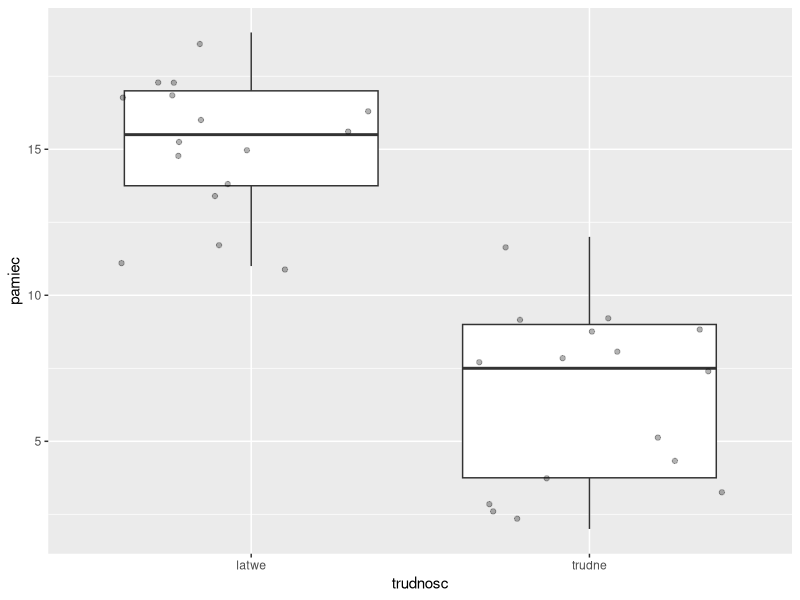
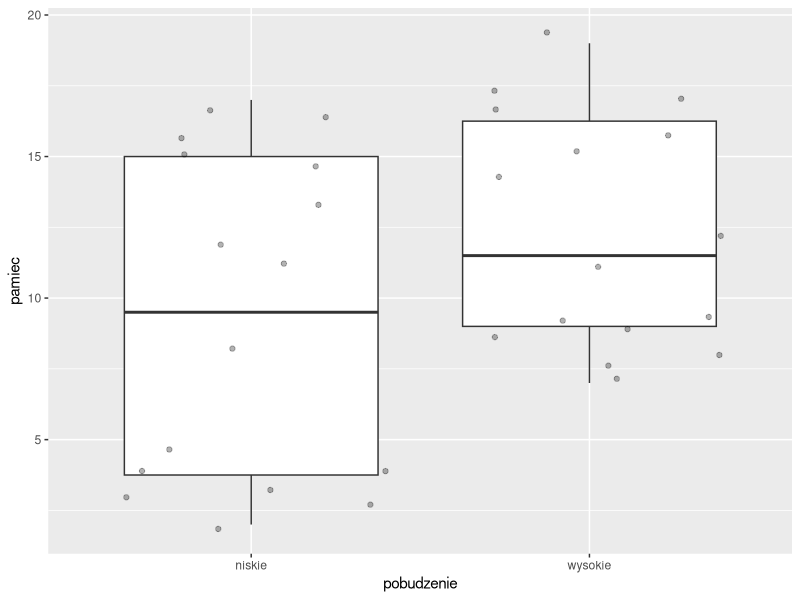
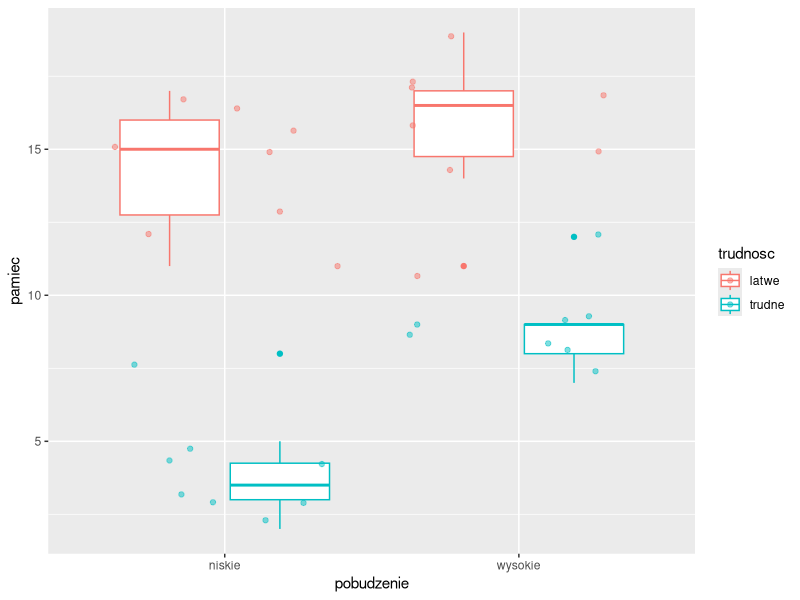

These figures' R source, in order:
library(tidyverse)

dane <- read_csv("dane.csv")

dane

# Hipoteza 1:
# Łatwe zadania będą wykonywane lepiej niż trudne.
# Innymi słowy:
# Efekt główny trudności zadania.

dane %>% 
  group_by(trudnosc) %>% 
  summarise(M = mean(pamiec), SD = sd(pamiec))

ggplot(data = dane, mapping = aes(x = trudnosc, y = pamiec)) +
  geom_boxplot() + 
  geom_jitter(alpha = .3)


# Hipoteza 2:
# Pamięć działa wydajniej przy wysokim pobudzeniu 
# emocjonalnym (w porównaniu do niskiego).
# Innymi słowy:
# Efekt główny pobudzenia.

dane %>% 
  group_by(pobudzenie) %>% 
  summarise(M = mean(pamiec), SD = sd(pamiec))

ggplot(data = dane, mapping = aes(x = pobudzenie, y = pamiec)) +
  geom_boxplot() + 
  geom_jitter(alpha = .3)


# Hipoteza 3:
# # Pamięć działa wydajniej przy wysokim pobudzeniu 
# emocjonalnym ale tylko dla trudnych zadań. Dla
# łatwych efekt jest słabszy.
# Innymi słowy:
# Na pamięć wpływa interakcja pobudzenia i trudności.

dane %>% 
  group_by(pobudzenie, trudnosc) %>% 
  summarise(M = mean(pamiec), SD = sd(pamiec))

ggplot(data = dane, mapping = aes(
  x = pobudzenie, 
  y = pamiec,
  color = trudnosc
  )) +
  geom_boxplot() + 
  geom_jitter(alpha = .5)


# Efekty proste:
# 1. (jest istostny) Efekt prosty trudności zadania przy niskim pobudzeniu.
# 2. (jest istostny) Efekt prosty trudności zadania przy wysokim pobudzeniu.
# 3. (jest istostny) Efekt prosty pobudzenia dla trudnych zadań.
# 4. Brak (?) efektu prostego pobudzenia dla łatwych zadań.

# ANOVA (analiza wariancji) dwuczynnikowa dla grup niezależnych
# UWAGA: to działa dla grup niezależnych i równolicznych warunków eksp.

aov(pamiec ~ pobudzenie + trudnosc + pobudzenie:trudnosc, data = dane) %>% 
  summary()
